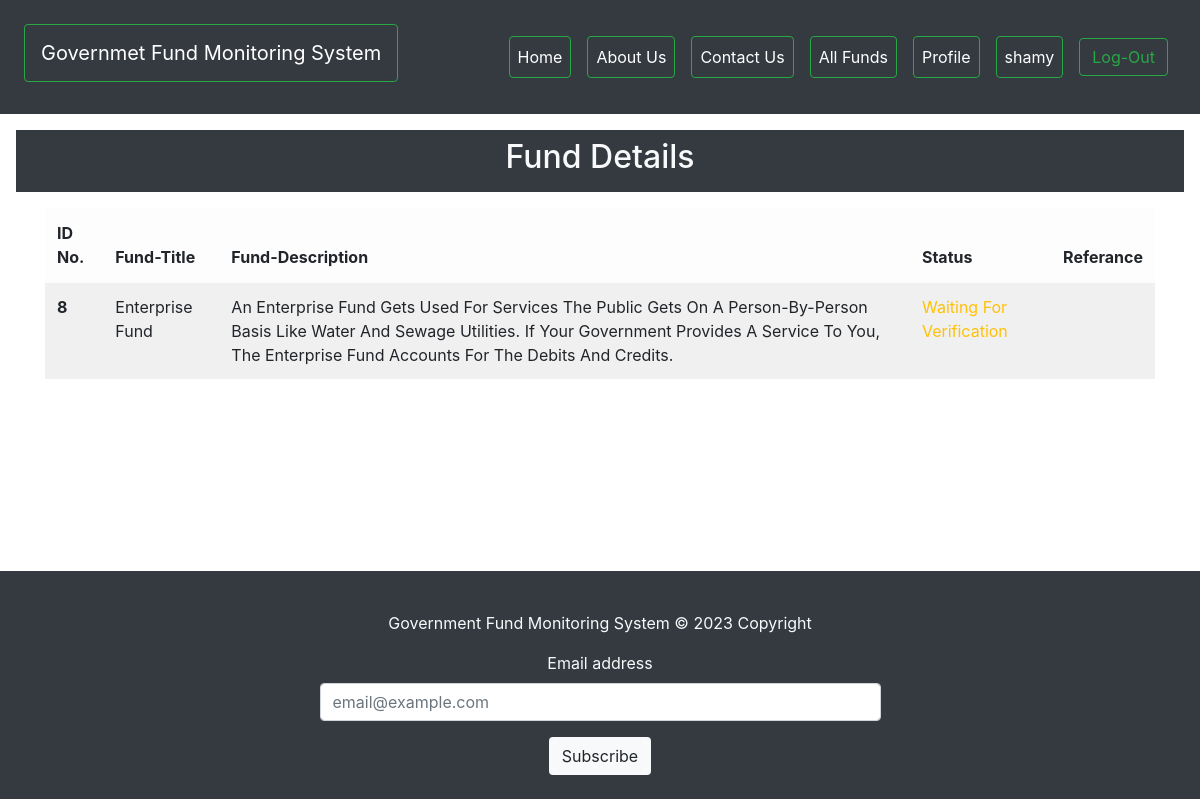
The page /fund-details/8/ (signed in) on the database as committed earlier.
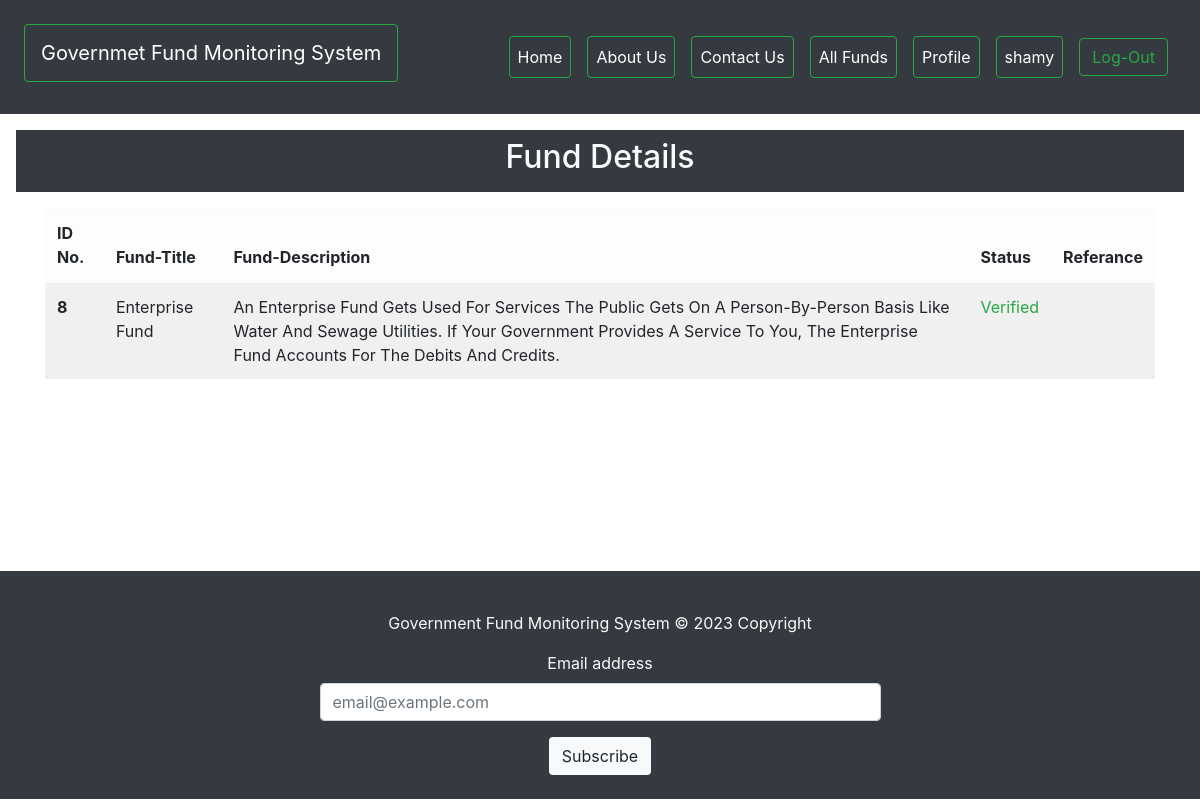
The same page on the database as committed later.
### mainApp/views.py (the view)
# urls.py: path('fund-details/<int:num>/',views.fundDetails),
@login_required(login_url='/login/')
def fundDetails(request,num):
    fund = Fund.objects.get(id=num)
    return render(request,'fundsdetails.html',{"Funds":fund})

### mainApp/templates/fundsdetails.html (shortened to what this page needs)
{% extends "index.html" %}
{% load static %}
{% block body  %}
<div class="p-2 m-3 bg-dark">
    <h2 class="text-center text-light">Fund Details</h2>
</div>
<div class="container">
    <table class="table table-striped table-light">
        <thead>
            <tr>
                <th>ID No. </th>
                <th>Fund-Title </th>
                <th>Fund-Description </th>
                <th>Status</th>
                <th>Referance</th>
            </tr>
        </thead>
        <tbody>
            <tr>
                <td><b>{{Funds.id}}</b></td>
                <td class="text-capitalize">{{Funds.fund_title}}</td>
                <td class="text-capitalize">{{Funds.fund_description}}</td>
                {% if Funds.status == 1 %}
                <td class="text-warning">Waiting For Verification</td>
                {% else %}
                <td class="text-success">Verified</td>
                {% endif %}
                {% if Funds.pic %}
                <td><a href="{{ Funds.pic.url }}">Click here to See</a></td>
                {% else %}
                <td></td>
                {% endif %}
            </tr>
        </tbody>
    </table>
</div>
<section class="my-5">
    <div class="py-5">
</section>
{% endblock  %}

Rows that differ between the two databases and show on the page:
changed Fund "Enterprise Fund": status 1 → 2 (drawn)
Other text that changed with them:
text no longer shown: "Waiting For Verification"
text now shown: "Verified"
